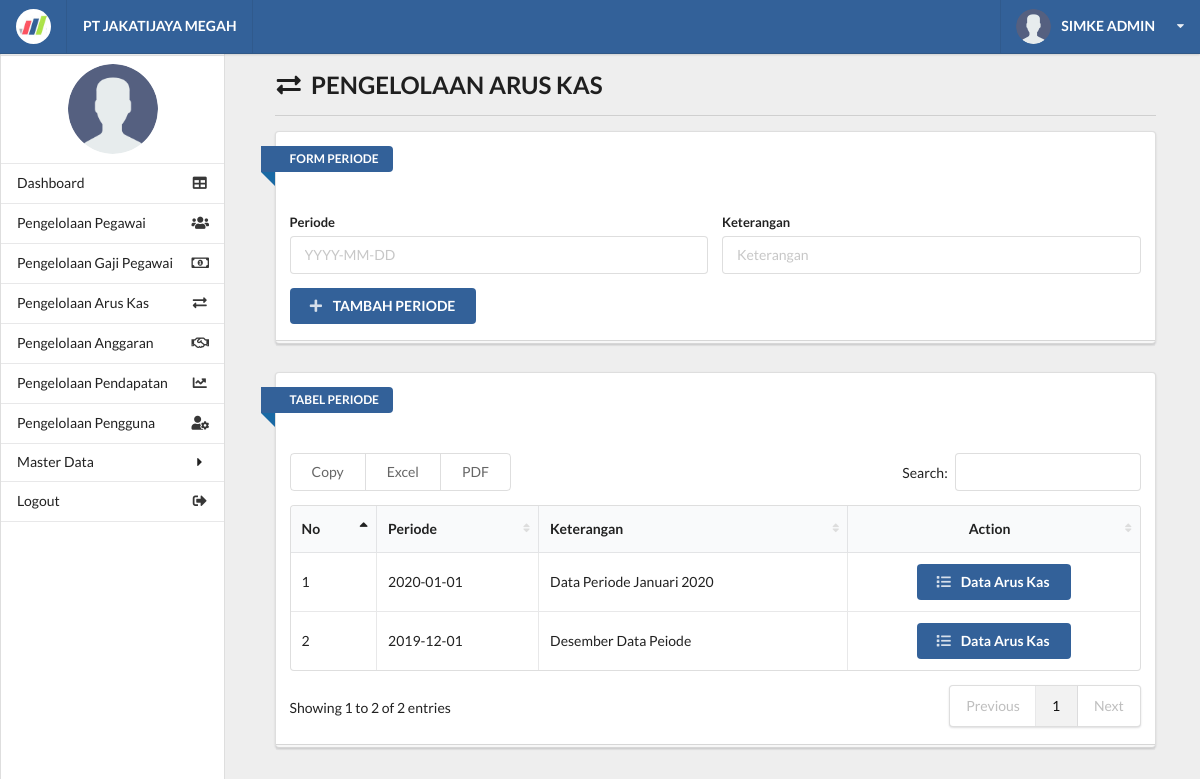
Page /kelola_arus_kas.php (signed in) on the earlier database version.
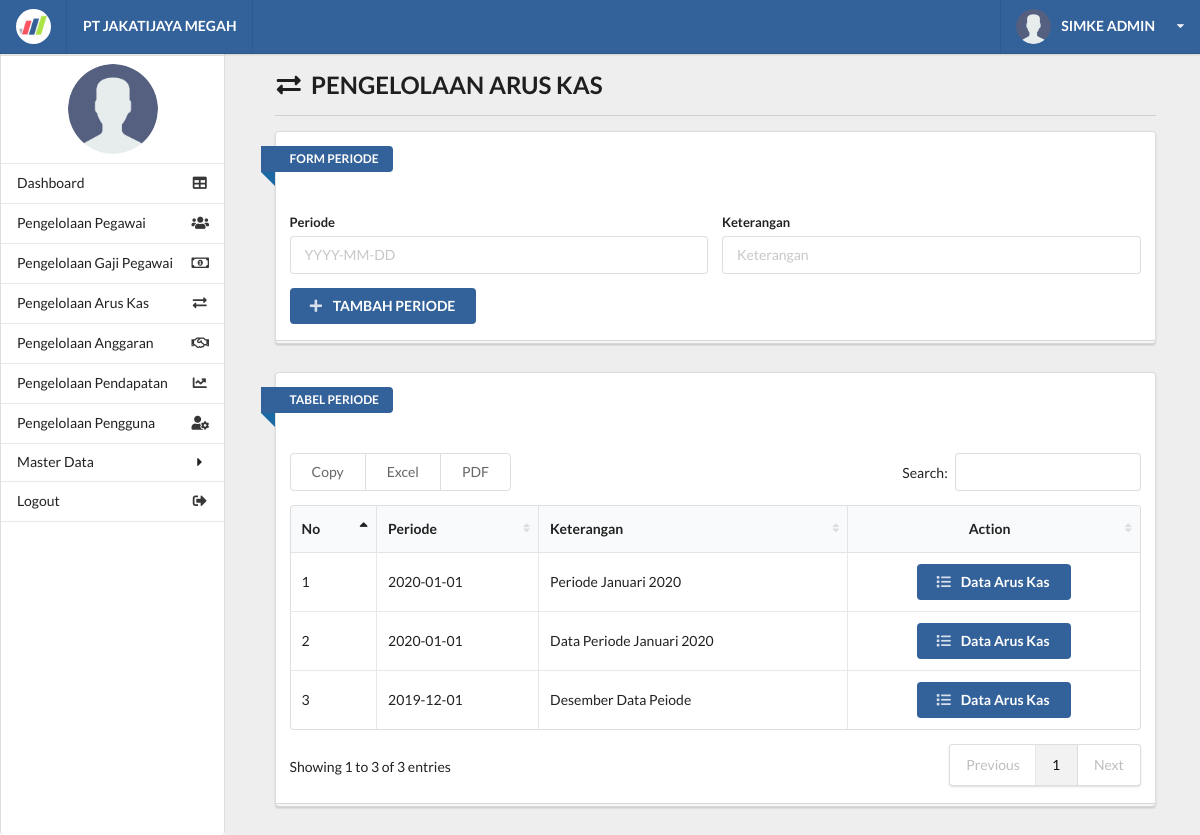
Same page on the later database version.
### tables this page shows
CREATE TABLE `tb_arus_kas_periode` (
  `id_periode` int(11) NOT NULL AUTO_INCREMENT,
  `periode` date NOT NULL,
  `keterangan` text NOT NULL,
  `tgl_update` date NOT NULL,
  PRIMARY KEY (`id_periode`)
);

### functions/function_arus_kas.php (called while the page is built, shortened)
<?php
	require_once 'database.php';
	function getPeriode() {
		global $conn;
		$sql 	= "SELECT * FROM tb_arus_kas_periode ORDER BY id_periode DESC";
		$result	= mysqli_query($conn, $sql);
		return mysqli_fetch_all($result, MYSQLI_ASSOC);
	}
?>

### kelola_arus_kas.php (the view, shortened to what this page needs)
<?php
	require 'functions/function_arus_kas.php';
	include_once 'layout/header.php';
	include_once 'layout/sidebar.php';
?>
		<div class="right floated thirteen wide computer sixteen wide phone column" id="content">
			<div class="ui container grid">
				<div class="row">
					<div class="fifteen wide computer sixteen wide phone centered column">
						<h2><i class="exchange alternate icon"></i> PENGELOLAAN ARUS KAS</h2>
						<div class="ui divider"></div>
						<div class="ui grid">
							<div class="sixteen wide computer sixteen wide phone centered column">
								<div class="ui stacked segment">
									<div class="">
										<div class="ui blue ribbon icon label">FORM PERIODE</div>
										<br><br><br>
									</div>
									<form action="functions/function_arus_kas.php" method="POST">
										<div class="ui form">
											<div class="two fields">
												<div class="field">
													<label>Periode</label>
													<div class="ui calendar" id="standard_calendar">
					                                	<input type="text" name="periode" placeholder="YYYY-MM-DD">
					                                </div>
												</div>
												<div class="field">
													<label>Keterangan</label>
													<input type="text" name="keterangan" maxlength="200" placeholder="Keterangan">
												</div>
											</div>
										</div>
					                    <button class="ui blue button">
					                        <i class="plus icon"></i>
					                        TAMBAH PERIODE
					                    </button>
									</form>
								</div>
							</div>
							<div class="sixteen wide computer sixteen wide phone centered column">
								<div class="ui stacked segment">
									<div class="">
										<div class="ui blue ribbon icon label">TABEL PERIODE</div>
										<br><br><br>
									</div>
									<table id="example" class="ui celled table responsive nowrap unstackable" style="width:100%">
									    <thead>
									        <tr>
									            <th width="10%">No</th>
									            <th>Periode</th>
									            <th>Keterangan</th>
									            <th style="text-align: center;">Action</th>
									        </tr>
									    </thead>
									    <tbody>
									    <?php $all = getPeriode(); $no = 1; ?>
									    <?php foreach ($all as $data) { ?>
								    	<tr>
								    	    <td><?= $no++ ?></td>
								    	    <td><?= $data['periode'] ?></td>
								    	    <td><?= $data['keterangan'] ?></td>
								    	    <td style="text-align: center;">
								    	    	<div class="ui buttons">
								    	    	  <a href="detail_periode_kas.php?data=<?php echo $data['id_periode']; ?>" class="ui blue button"><i class="list icon"></i> Data Arus Kas</a>
								    	    	</div>
								    	    </td>
								    	</tr>
									    <?php } ?>
									    </tbody>
									</table>
								</div>
							</div>
						</div>
					</div>
				</div>
			</div>
		</div>
<?php
	include_once 'layout/footer.php';
?>

Differences in the rows shown:
added tb_arus_kas_periode: periode "2020-01-01", keterangan "Periode Januari 2020"
Other differences:
text written by a page script: "Copy Excel PDF Search: Showing 1 to 2 of 2 entries Previous 1 Next" → "Copy Excel PDF Search: Showing 1 to 3 of 3 entries Previous 1 Next"
